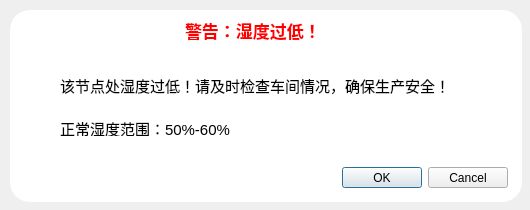
<?xml version="1.0" encoding="UTF-8"?>
<ui version="4.0">
 <class>Dialog_humtoolow</class>
 <widget class="QDialog" name="Dialog_humtoolow">
  <property name="geometry">
   <rect>
    <x>0</x>
    <y>0</y>
    <width>530</width>
    <height>210</height>
   </rect>
  </property>
  <property name="windowTitle">
   <string>Dialog</string>
  </property>
  <widget class="QDialogButtonBox" name="buttonBox">
   <property name="geometry">
    <rect>
     <x>167</x>
     <y>167</y>
     <width>341</width>
     <height>21</height>
    </rect>
   </property>
   <property name="orientation">
    <enum>Qt::Horizontal</enum>
   </property>
   <property name="standardButtons">
    <set>QDialogButtonBox::Cancel|QDialogButtonBox::Ok</set>
   </property>
  </widget>
  <widget class="QFrame" name="frame_2">
   <property name="geometry">
    <rect>
     <x>10</x>
     <y>10</y>
     <width>512</width>
     <height>192</height>
    </rect>
   </property>
   <property name="styleSheet">
    <string notr="true">QFrame#frame_2{
	background-color: rgba(255, 255, 255, 255);
	border-radius:20px;
}</string>
   </property>
   <property name="frameShape">
    <enum>QFrame::StyledPanel</enum>
   </property>
   <property name="frameShadow">
    <enum>QFrame::Raised</enum>
   </property>
   <widget class="QLabel" name="label">
    <property name="geometry">
     <rect>
      <x>175</x>
      <y>5</y>
      <width>141</width>
      <height>31</height>
     </rect>
    </property>
    <property name="font">
     <font>
      <family>黑体</family>
      <pointsize>13</pointsize>
      <weight>75</weight>
      <bold>true</bold>
     </font>
    </property>
    <property name="styleSheet">
     <string notr="true">color: rgb(255, 0, 0);</string>
    </property>
    <property name="text">
     <string>警告：湿度过低！</string>
    </property>
   </widget>
   <widget class="QLabel" name="label_2">
    <property name="geometry">
     <rect>
      <x>50</x>
      <y>40</y>
      <width>411</width>
      <height>71</height>
     </rect>
    </property>
    <property name="font">
     <font>
      <pointsize>11</pointsize>
     </font>
    </property>
    <property name="styleSheet">
     <string notr="true"/>
    </property>
    <property name="text">
     <string>该节点处湿度过低！请及时检查车间情况，确保生产安全！</string>
    </property>
   </widget>
   <widget class="QLabel" name="label_3">
    <property name="geometry">
     <rect>
      <x>50</x>
      <y>110</y>
      <width>171</width>
      <height>16</height>
     </rect>
    </property>
    <property name="font">
     <font>
      <pointsize>11</pointsize>
     </font>
    </property>
    <property name="text">
     <string>正常湿度范围：50%-60%</string>
    </property>
   </widget>
   <zorder>label</zorder>
   <zorder>label_3</zorder>
   <zorder>label_2</zorder>
  </widget>
  <zorder>frame_2</zorder>
  <zorder>buttonBox</zorder>
 </widget>
 <resources/>
 <connections>
  <connection>
   <sender>buttonBox</sender>
   <signal>accepted()</signal>
   <receiver>Dialog_humtoolow</receiver>
   <slot>accept()</slot>
   <hints>
    <hint type="sourcelabel">
     <x>248</x>
     <y>254</y>
    </hint>
    <hint type="destinationlabel">
     <x>157</x>
     <y>274</y>
    </hint>
   </hints>
  </connection>
  <connection>
   <sender>buttonBox</sender>
   <signal>rejected()</signal>
   <receiver>Dialog_humtoolow</receiver>
   <slot>reject()</slot>
   <hints>
    <hint type="sourcelabel">
     <x>316</x>
     <y>260</y>
    </hint>
    <hint type="destinationlabel">
     <x>286</x>
     <y>274</y>
    </hint>
   </hints>
  </connection>
 </connections>
</ui>
